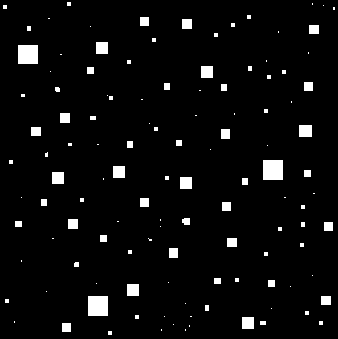
#> input picture TP7/assets/Noisy_Squares.tif, 338 x 339 px
$ jupyter execute ejercicio2.ipynb
#> lines starting #> are read from the running program, lines starting #| are printed output that depends on the picture; after the words box and inside, x2 and y2 are one past the last pixel; in counts of white or black regions, pixels touching at a corner belong together
### TP7/src/helper_file.py
import matplotlib.pyplot as plt

def plot_images(original, txt1, other, txt2):
    fig=plt.figure(figsize=(14, 10))
    fig.add_subplot(1, 2, 1)
    plt.title(txt1)
    plt.imshow(original, cmap='gray')
    fig.add_subplot(1, 2, 2)
    plt.title(txt2)
    plt.imshow(other, cmap='gray')

### TP7/src/ejercicio2.ipynb
# Ejercicio 2

Realizar erosion y dilatación con el mismo elemento estructural a la imágen que es suministrada.

A continuación importaremos las librerías que utilizaremos.

[cell 1]
import cv2
import numpy as np
import matplotlib.pyplot as plt
from helper_file import plot_images

En la siguiente celda se lee la imágen a la que se le realizará el procesado.

[cell 2]
img = cv2.imread('../assets/Noisy_Squares.tif',cv2.IMREAD_GRAYSCALE)
#> img: shape (339, 338); 4.3% white; 120 white regions (73 under 20 px), largest, box (x1, y1, x2, y2) and area: (263, 160, 283, 180) 400, (88, 296, 108, 316) 400, (18, 45, 38, 64) 380

Se genera el kernel y la imágen procesada mediante dicho kernel.

[cell 3]
kernel = np.ones((13,13),np.uint8)
opened = cv2.morphologyEx(img, cv2.MORPH_OPEN, kernel)
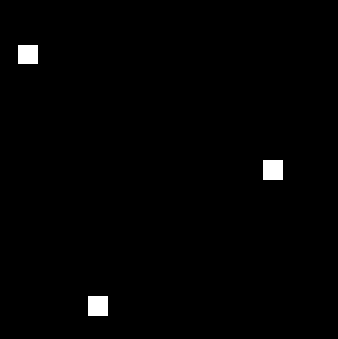
#> opened: shape (339, 338); 1% white; 3 white regions, box (x1, y1, x2, y2) and area: (263, 160, 283, 180) 400, (88, 296, 108, 316) 400, (18, 45, 38, 64) 380

Se imprime el resultado final junto con la imágen original.

[cell 4]
plot_images(img,"original",opened,"opening")
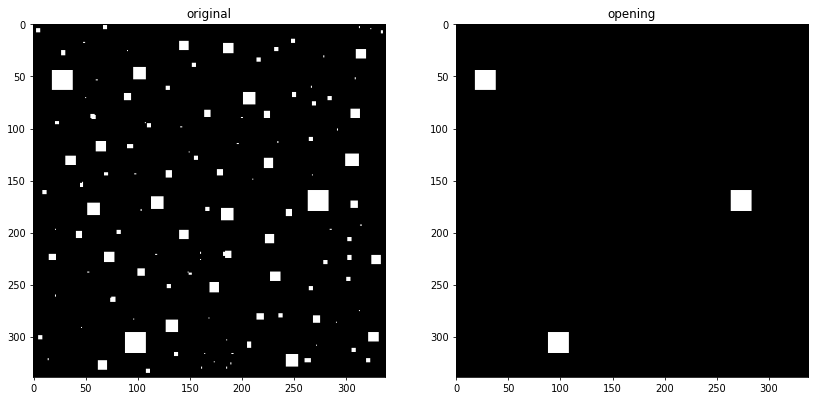
#> figure drawn by matplotlib, 2 panels

$ run again, with TP7/assets/Broken_Text.tif copied over TP7/assets/Noisy_Squares.tif
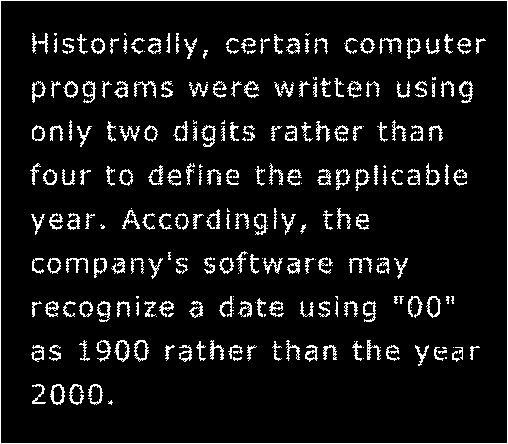
#> input picture TP7/assets/Broken_Text.tif, 508 x 444 px
#> img: shape (444, 508); 7.9% white in thin lines or dots
#> opened: shape (444, 508); every value is 0
#> `[cell 4] plot_images(img,"original",opened,"opening")`:
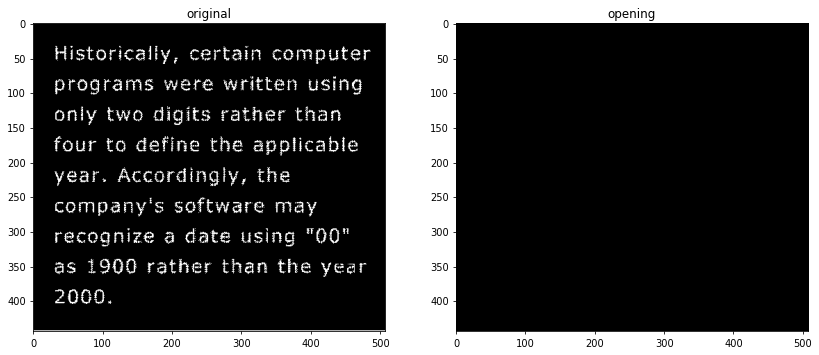
#> figure drawn by matplotlib, 2 panels

$ run again, with TP7/assets/two_triangles.png saved as TP7/assets/Noisy_Squares.tif
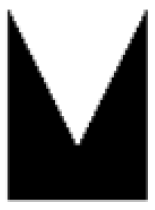
#> input picture TP7/assets/two_triangles.png, 155 x 210 px
#> img is the input picture: shape (210, 155); min 0, max 255, mean 120.6
#> `[cell 4] plot_images(img,"original",opened,"opening")`:
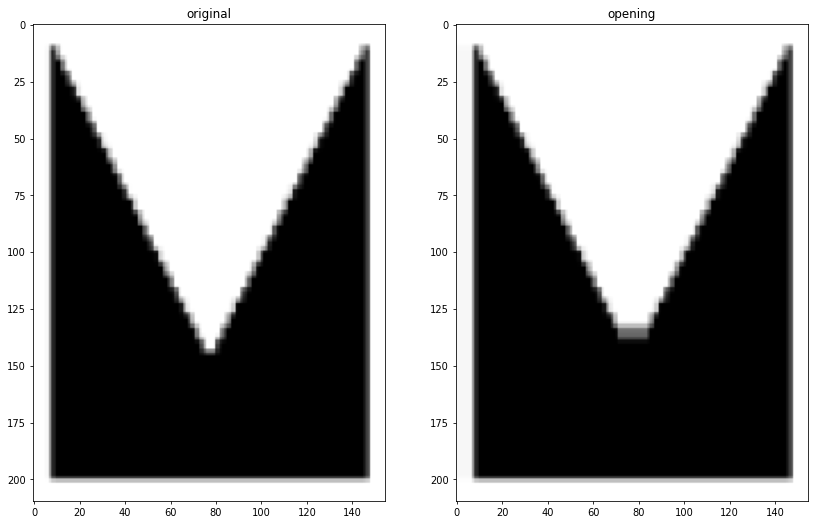
#> figure drawn by matplotlib, 2 panels
